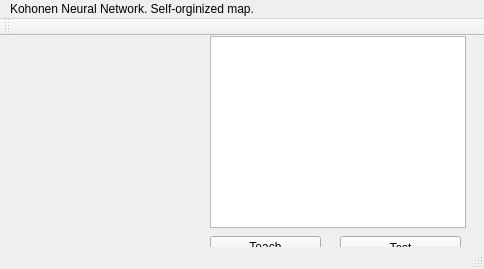
<?xml version="1.0" encoding="UTF-8"?>
<ui version="4.0">
 <class>MainWindow</class>
 <widget class="QMainWindow" name="MainWindow">
  <property name="geometry">
   <rect>
    <x>0</x>
    <y>0</y>
    <width>484</width>
    <height>269</height>
   </rect>
  </property>
  <property name="windowTitle">
   <string>MainWindow</string>
  </property>
  <widget class="QWidget" name="centralWidget">
   <widget class="QPushButton" name="teachButton">
    <property name="geometry">
     <rect>
      <x>210</x>
      <y>200</y>
      <width>111</width>
      <height>21</height>
     </rect>
    </property>
    <property name="text">
     <string>Teach</string>
    </property>
   </widget>
   <widget class="QPushButton" name="testButton">
    <property name="geometry">
     <rect>
      <x>340</x>
      <y>200</y>
      <width>121</width>
      <height>24</height>
     </rect>
    </property>
    <property name="text">
     <string>Test</string>
    </property>
   </widget>
   <widget class="QLabel" name="imgView">
    <property name="geometry">
     <rect>
      <x>50</x>
      <y>0</y>
      <width>181</width>
      <height>161</height>
     </rect>
    </property>
    <property name="text">
     <string/>
    </property>
   </widget>
   <widget class="QListWidget" name="pathList">
    <property name="geometry">
     <rect>
      <x>210</x>
      <y>0</y>
      <width>256</width>
      <height>192</height>
     </rect>
    </property>
   </widget>
  </widget>
  <widget class="QMenuBar" name="menuBar">
   <property name="geometry">
    <rect>
     <x>0</x>
     <y>0</y>
     <width>484</width>
     <height>21</height>
    </rect>
   </property>
   <widget class="QMenu" name="menuKohonen_Neural_Netword_Self_orginized_map">
    <property name="title">
     <string>Kohonen Neural Network. Self-orginized map.</string>
    </property>
   </widget>
   <addaction name="menuKohonen_Neural_Netword_Self_orginized_map"/>
  </widget>
  <widget class="QToolBar" name="mainToolBar">
   <attribute name="toolBarArea">
    <enum>TopToolBarArea</enum>
   </attribute>
   <attribute name="toolBarBreak">
    <bool>false</bool>
   </attribute>
  </widget>
  <widget class="QStatusBar" name="statusBar"/>
 </widget>
 <layoutdefault spacing="6" margin="11"/>
 <resources/>
 <connections/>
</ui>
